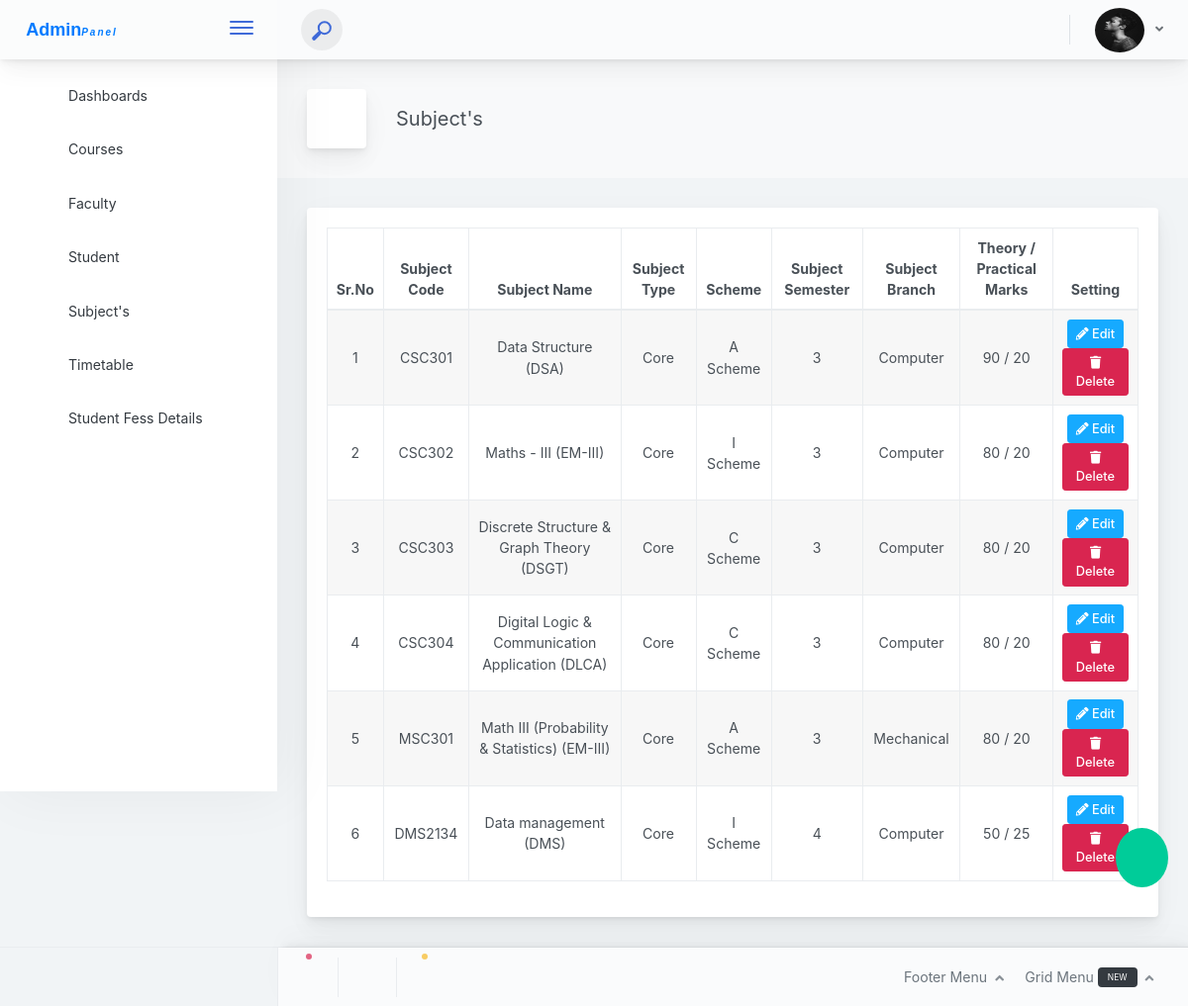
/admin_mode/subjects?action=viewall (signed in), run on the app's committed database.
### tables this page shows
CREATE TABLE `admin_mode` (
  `id` int(11) NOT NULL,
  `fullname` varchar(255) NOT NULL,
  `admin_email` varchar(255) NOT NULL,
  `admin_number` varchar(255) NOT NULL,
  `admin_picture` varchar(255) NOT NULL,
  `admin_login_id` varchar(10) NOT NULL,
  `admin_password` varchar(255) NOT NULL,
  `admin_address` text NOT NULL,
  `admin_last_login` varchar(255) NOT NULL,
  `admin_dob` date NOT NULL,
  `admin_status` int(11) NOT NULL,
  `admin_added_on` datetime NOT NULL,
  `admin_retirement_date` varchar(50) NOT NULL,
  `admin_reset_password_code` int(11) NOT NULL,
  `new_login_admin` int(11) NOT NULL
);

CREATE TABLE `subject` (
  `id` int(11) NOT NULL,
  `subject_name` varchar(255) NOT NULL,
  `subject_alias` varchar(10) NOT NULL,
  `semester` int(11) NOT NULL,
  `branch_id` int(11) NOT NULL,
  `subject_code` varchar(20) NOT NULL,
  `subject_type` varchar(255) NOT NULL,
  `scheme` varchar(11) NOT NULL,
  `Theory_marks` int(11) NOT NULL,
  `practical_marks` int(11) NOT NULL
);

CREATE TABLE `branch` (
  `id` int(11) NOT NULL,
  `branch_name` varchar(255) NOT NULL,
  `status` int(11) NOT NULL,
  `branch_code` varchar(10) NOT NULL,
  `academic_pattern` varchar(10) NOT NULL,
  `no_of_sem_year` int(11) NOT NULL
);

### admin_mode/session.php (called while the page is built, shortened)
<?php
require '../reuseable_files/database.inc.php';
if(isset($_SESSION['ADMINID'])){
	$sql = "SELECT * FROM admin_mode where id = '".$_SESSION['ADMINID']."'";
	$res = mysqli_query($con,$sql);
	$admin_login = mysqli_fetch_assoc($res);
}

### admin_mode/subjects.php (the view, shortened to what this page needs)
<?php
require 'admin_resuse_files/header.php';
?>
<div class="app-main__outer">
<div class="app-main__inner" >
<?php
if (isset($_GET['action']) && $_GET['action']!=''  && $_GET['action']=='viewall') {
?>
					<div class="app-page-title">
                        <div class="page-title-wrapper">
                            <div class="page-title-heading">
                                <div class="page-title-icon">
                                    <i class="pe-7s-notebook icon-gradient bg-mean-fruit"></i>
                                </div>
                                <div>Subject's
                                </div>
                            </div>
                         </div>
                    </div>
					<div class="main-card mb-3 card" >
                            <div class="card-body">
                                <table style="width: 100%;" id="example" class="table table-hover text-center table-striped table-bordered"><thead>
									<tr>
                                        <th>Sr.No</th>
                                        <th>Subject Code</th>
                                        <th>Subject Name</th>
                                        <th>Subject Type</th>
                                        <th>Scheme</th>
                                        <th>Subject Semester</th>
                                        <th>Subject Branch</th>
                                        <th>Theory / Practical Marks</th>
                                        <th>Setting</th>
                                    </tr>
                                 </thead>
                                  <tbody id="dump_courses_here">
                                  	<?php
                                  	$res = mysqli_query($con,"SELECT *,subject.id as sid FROM subject LEFT JOIN branch ON subject.branch_id = branch.id");
									if (mysqli_num_rows($res) >0) {
										foreach ($res as $key => $row) {
											?><tr>
					                                <td><?= $key+=1 ?></td>
					                                <td><?= $row['subject_code']?></td>
					                                <td><?= $row['subject_name'].' ('.$row['subject_alias'].')'?></td>
					                                <td> <?= $row['subject_type'] ?></td>
					                                <td> <?= $row['scheme'].' Scheme' ?></td>
					                                <td> <?= $row['semester'] ?></td>
					                                <td> <?= $row['branch_name'] ?></td>
					                                <td> <?= $row['Theory_marks'].' / '.$row['practical_marks'] ?></td>
					                                <td>
							                          <a class="btn btn-info btn-sm" href="subjects?action1=new_subject&id=<?= $row['sid'] ?>">
							                              <i class="fas fa-pencil-alt">
							                              </i>
							                              Edit
							                          </a>
							                          <a class="btn btn-danger btn-sm" href="javascript:void(0)" onclick="remove_subject('<?php echo $row['subject_name'] ?>', '<?= $row['subject_code']?>')">
							                              <i class="fas fa-trash">
							                              </i>
							                              Delete
							                          </a>
					                                </td>
					                            </tr>
											<?php
										}
									}
                                  	?>
                                  </tbody>
                              </table>
                            </div>
                    </div>
						<a href="subjects?action1=new_subject" style="position: fixed;right: 20px;bottom: 120px;"><i class="pe-7s-plus" style="font-size: 2rem;background: #0C9;padding: 14px;border-radius: 50%;color: #fff;"></i></a>
	<?php
}
else{
	redirect(FRONT_SITE_PATH_ADMIN);
}
?>
<?php
	require 'admin_resuse_files/footer.php';
?>

### admin_mode/admin_resuse_files/header.php (shortened to what this page needs)
<?php
require 'session.php';
?>
<!doctype html>
<html lang="en">
<head>
<link rel="stylesheet" type="text/css" href="https://cdnjs.cloudflare.com/ajax/libs/font-awesome/5.15.3/css/all.min.css">
<link rel="stylesheet" href="https://cdn.jsdelivr.net/npm/pixeden-stroke-7-icon@1.2.3/pe-icon-7-stroke/dist/pe-icon-7-stroke.min.css">
<link rel="stylesheet" type="text/css" href="http://code.ionicframework.com/ionicons/2.0.1/css/ionicons.min.css">
<link rel="stylesheet" href="https://cdn.linearicons.com/free/1.0.0/icon-font.min.css">
<link href="<?php echo FRONT_SITE_PATH ?>assets/css/main.d810cf0ae7f39f28f336.css" rel="stylesheet"></head>
<body>
    <div class="app-container app-theme-white body-tabs-shadow fixed-header fixed-sidebar fixed-footer">
        <div class="app-header header-shadow ">
             <div class="app-header__logo">
                <div class="logo-src" >
                    <a href="index">Admin <sub style="font-size: 10px;text-transform: capitalize;font-style: italic;letter-spacing: 2px">panel</sub></a>
                </div>
                <div class="header__pane ml-auto">
                    <div>
                        <button type="button" class="hamburger close-sidebar-btn hamburger--elastic" data-class="closed-sidebar">
                            <span class="hamburger-box">
                                <span class="hamburger-inner"></span>
                            </span>
                        </button>
                    </div>
                </div>
            </div>
              <div class="app-header__content">
                <div class="app-header-left">
                    <div class="search-wrapper">
                        <div class="input-holder">
                            <button class="search-icon"><span></span></button>
                        </div>
                    </div>
                </div>
                <div class="app-header-right">
                    <div class="header-dots">
                    <div class="widget-content">
                    </div>
                    </div>
                    <div class="header-btn-lg pr-0">
                        <div class="widget-content p-0">
                            <div class="widget-content-wrapper">
                                <div class="widget-content-left">
                                    <div class="btn-group">
                                        <a data-toggle="dropdown" aria-haspopup="true" aria-expanded="false" class="p-0 btn">
                                            <img width="50px" height="45px" class="rounded-circle" src="<?= FRONT_SITE_IMAGE_ADMIN.'/'.$admin_login['admin_picture'] ?>" alt="">
                                            <i class="fa fa-angle-down ml-2 opacity-8"></i>
                                        </a>
                                    </div>
                                </div>
                            </div>
                        </div>
                    </div>
                </div>
            </div>
        </div>
          <div class="app-main">
            <div class="app-sidebar sidebar-shadow ">
                 <div class="scrollbar-sidebar">
                    <div class="app-sidebar__inner">
                        <ul class="vertical-nav-menu">
                            <li  class="mt-3 <?= $dashboard_active ?>">
                                <a href="index"<?= PHP_EXT ?>>
                                    <i class="metismenu-icon pe-7s-rocket"></i>Dashboards
                                </a>
                             </li>
                             <li  class="mt-3 <?= $course_active ?>">
                                <a href="course<?= PHP_EXT ?>?action=viewall" >
                                    <i class="metismenu-icon pe-7s-study"></i>Courses
                                </a>
                             </li>
                             <li  class="mt-3 <?= $faculty_active ?>">
                                <a href="faculty<?= PHP_EXT ?>?action=viewall">
                                    <i class="metismenu-icon pe-7s-user"></i>Faculty
                                </a>
                             </li>
                              <li  class="mt-3 <?= $student_active ?>">
                                <a href="student<?= PHP_EXT ?>?action=viewall">
                                    <i class="metismenu-icon pe-7s-user"></i>Student
                                </a>
                             </li>
                              <li  class="mt-3 <?= $subjects_active ?>">
                                <a href="subjects<?= PHP_EXT ?>?action=viewall">
                                    <i class="metismenu-icon pe-7s-notebook"></i>Subject's
                                </a>
                             </li>
                              <li  class="mt-3 <?= $timetable_active ?>">
                                <a href="timetable<?= PHP_EXT ?>">
                                    <i class="metismenu-icon pe-7s-news-paper"></i>Timetable
                                </a>
                             </li>
                              <li  class="mt-3 <?= $studentfees_active ?>">
                                <a href="students_fees<?= PHP_EXT ?>?action=viewall">
                                    <i class="metismenu-icon pe-7s-cash"></i>Student Fess Details
                                </a>
                             </li>
                        </ul>
                    </div>
                </div>
            </div>

### admin_mode/admin_resuse_files/header.php (style rules this page uses)
a { text-decoration: none }
.app-header__logo .logo-src { height: 47px; left: 0; }
.logo-src a { padding: 10px; display: flex; justify-content: center; align-items: center; font-size: 18px; color: #007bff; font-weight: 700; font-family: sans-serif; }

### data on the page
admin_mode: admin_picture (picture)
subject: key "1", subject_code "CSC301", subject_name "Data Structure", subject_alias "DSA", subject_type "Core", scheme "A", semester "3", branch.branch_name "Computer", Theory_marks "90", practical_marks "20"
subject: key "2", subject_code "CSC302", subject_name "Maths - III", subject_alias "EM-III", subject_type "Core", scheme "I", semester "3", branch.branch_name "Computer", Theory_marks "80", practical_marks "20"
subject: key "3", subject_code "CSC303", subject_name "Discrete Structure & Graph Theory", subject_alias "DSGT", subject_type "Core", scheme "C", semester "3", branch.branch_name "Computer", Theory_marks "80", practical_marks "20"
subject: key "4", subject_code "CSC304", subject_name "Digital Logic & Communication Application", subject_alias "DLCA", subject_type "Core", scheme "C", semester "3", branch.branch_name "Computer", Theory_marks "80", practical_marks "20"
subject: key "5", subject_code "MSC301", subject_name "Math III (Probability & Statistics)", subject_alias "EM-III", subject_type "Core", scheme "A", semester "3", branch.branch_name "Mechanical", Theory_marks "80", practical_marks "20"
subject: key "6", subject_code "DMS2134", subject_name "Data management", subject_alias "DMS", subject_type "Core", scheme "I", semester "4", branch.branch_name "Computer", Theory_marks "50", practical_marks "25"
